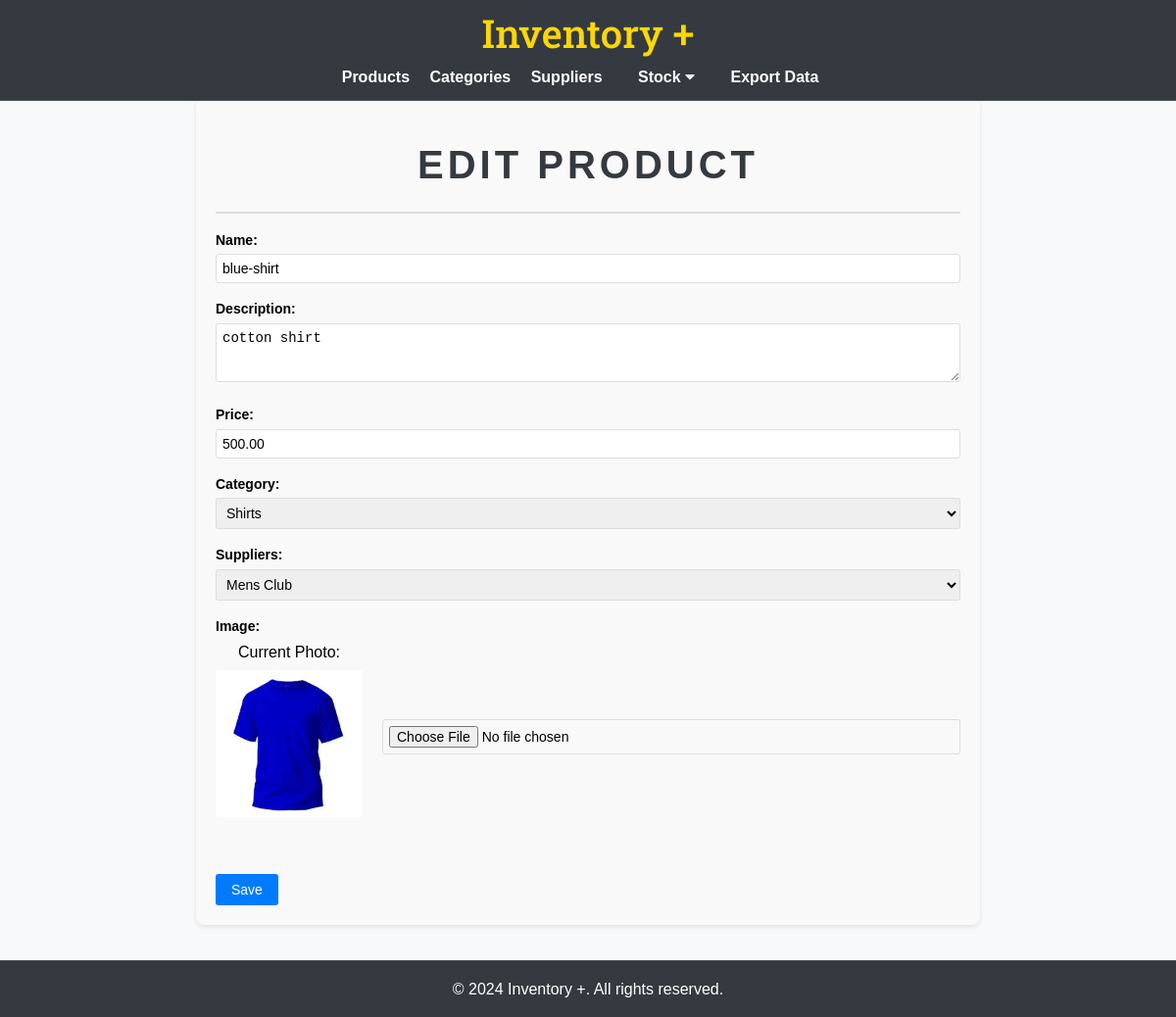
The app's page /products/3/edit/ with its own data.
### inventory/models.py (models this page shows, shortened)
class Product(models.Model):
    name = models.CharField(max_length=100)
    description = models.TextField()
    price = models.DecimalField(max_digits=10, decimal_places=2)
    category = models.ForeignKey(Category, on_delete=models.CASCADE, related_name='products')
    suppliers = models.ManyToManyField(Supplier, related_name='products')
    image = models.ImageField(upload_to='product_images/', null=True, blank=True)

### inventory/views.py (the view)
# urls.py: path('products/<int:pk>/edit/', views.product_edit, name='product_edit'),
def product_edit(request, pk):
    product = get_object_or_404(Product, pk=pk)
    if request.method == 'POST':
        form = ProductForm(request.POST, request.FILES, instance=product)
        if form.is_valid():
            form.save()
            return redirect('product_detail', pk=product.pk)
    else:
        form = ProductForm(instance=product)
    return render(request, 'inventory/product_form.html', {'form': form})

### inventory/forms.py (shortened to what this page needs)
class ProductForm(forms.ModelForm):
    class Meta:
        model = Product
        fields = ['name', 'description', 'price', 'category', 'suppliers', 'image']

### inventory/models.py (called while the page is built)
    def __str__(self):
        return self.name

    def __str__(self):
        return self.name

### inventory/templates/inventory/product_form.html (shortened to what this page needs)
{% extends 'base.html' %}
{% block content %}
<div style="display: flex; justify-content: center; align-items: center; min-height: 100vh; padding: 20px;">
    <div style="max-width: 800px; width: 100%; background: #f9f9f9; padding: 20px; border-radius: 8px; box-shadow: 0 2px 4px rgba(0,0,0,0.1);">
        <h2>{{ form.instance.pk|yesno:"Edit Product,Add Product" }}</h2>
        <form method="post" enctype="multipart/form-data">
                <div style="margin-bottom: 15px;">
                    <label for="{{ form.name.id_for_label }}" style="display: block; margin-bottom: 3px; font-weight: bold; font-size: 14px;">Name:</label>
                    <input type="text" id="{{ form.name.id_for_label }}" name="{{ form.name.html_name }}" value="{% if form.instance.pk %}{{ form.name.value }}{% endif %}" style="width: 100%; padding: 6px; border: 1px solid #ddd; border-radius: 3px; font-size: 14px;">
                </div>
                <div style="margin-bottom: 15px;">
                    <label for="{{ form.description.id_for_label }}" style="display: block; margin-bottom: 3px; font-weight: bold; font-size: 14px;">Description:</label>
                    <textarea id="{{ form.description.id_for_label }}" name="{{ form.description.html_name }}" style="width: 100%; padding: 6px; border: 1px solid #ddd; border-radius: 3px; font-size: 14px; height: 60px;">{% if form.instance.pk %}{{ form.description.value }}{% endif %}</textarea>
                </div>
                <div style="margin-bottom: 15px;">
                    <label for="{{ form.price.id_for_label }}" style="display: block; margin-bottom: 3px; font-weight: bold; font-size: 14px;">Price:</label>
                    <input type="number" id="{{ form.price.id_for_label }}" name="{{ form.price.html_name }}" value="{% if form.instance.pk %}{{ form.price.value }}{% endif %}" style="width: 100%; padding: 6px; border: 1px solid #ddd; border-radius: 3px; font-size: 14px;">
                </div>
                <div style="margin-bottom: 15px;">
                    <label for="{{ form.category.id_for_label }}" style="display: block; margin-bottom: 3px; font-weight: bold; font-size: 14px;">Category:</label>
                    <select id="{{ form.category.id_for_label }}" name="{{ form.category.html_name }}" style="width: 100%; padding: 6px; border: 1px solid #ddd; border-radius: 3px; font-size: 14px;">
                        {% for option in form.category.field.queryset %}
                            {% if option.id %}
                                <option value="{{ option.id }}" {% if option.id == form.category.value %}selected{% endif %}>{{ option }}</option>
                            {% endif %}
                        {% endfor %}
                    </select>
                </div>
                <div style="margin-bottom: 15px;">
                    <label for="{{ form.suppliers.id_for_label }}" style="display: block; margin-bottom: 3px; font-weight: bold; font-size: 14px;">Suppliers:</label>
                    <select id="{{ form.suppliers.id_for_label }}" name="{{ form.suppliers.html_name }}" style="width: 100%; padding: 6px; border: 1px solid #ddd; border-radius: 3px; font-size: 14px;">
                        {% for option in form.suppliers.field.queryset %}
                            {% if option.id %}
                                <option value="{{ option.id }}" {% if option.id == form.suppliers.value %}selected{% endif %}>{{ option }}</option>
                            {% endif %}
                        {% endfor %}
                    </select>
                </div>
                <div style="margin-bottom: 15px;">
                    <label for="{{ form.image.id_for_label }}" style="display: block; margin-bottom: 3px; font-weight: bold; font-size: 14px;">Image:</label>
                    <div style="display: flex; align-items: center; gap: 20px;">
                        <div style="text-align: center;">
                            {% if form.instance.image %}
                                <div style="margin-bottom: 10px;">
                                    <label style="display: block; margin-bottom: 5px;">Current Photo:</label>
                                    <img src="{{ form.instance.image.url }}" alt="Current Image" style="max-width: 150px; max-height: 150px; height: auto; border-radius: 3px;">
                                </div>
                            {% endif %}
                        </div>
                        <div style="flex-grow: 1;">
                            <input type="file" id="{{ form.image.id_for_label }}" name="{{ form.image.html_name }}" style="width: 100%; padding: 6px; border: 1px solid #ddd; border-radius: 3px; font-size: 14px;">
                        </div>
                    </div>
                </div>
            <br>
            <button type="submit" class="save-btn" style="padding: 8px 16px; border: none; border-radius: 3px; background-color: #007bff; color: #fff; font-size: 14px; cursor: pointer;">Save</button>
        </form>
    </div>
</div>
{% endblock %}

### inventory/static/css/style.css (style rules this page uses)
* { margin: 0; padding: 0; box-sizing: border-box; }
html, body { height: 100%; font-family: Arial, sans-serif; line-height: 1.6; background-color: #f8f9fa; }
body { display: flex; flex-direction: column; }
h2 { font-size: 2.5rem; color: #343a40; text-align: center; margin-top: 1rem; margin-bottom: 1rem; font-weight: bold; text-transform: uppercase; letter-spacing: 0.1em; border-bottom: 2px solid #ddd; padding-bottom: 1rem; }
button { color: #fff; border: none; border-radius: 4px; padding: 0.5rem 1rem; cursor: pointer; font-size: 1rem; transition: background-color 0.3s; display: inline-block; text-align: center; box-sizing: border-box; }
.save-btn { background-color: #4caf50; color: white; padding: 10px 20px; border: none; cursor: pointer; }

### records on screen
Product: instance.pk "EDIT PRODUCT", name "blue-shirt", description "cotton shirt", price "500.00", instance.image (picture)

### other values on screen
form field category "Shirts"
form field suppliers "Mens Club"
